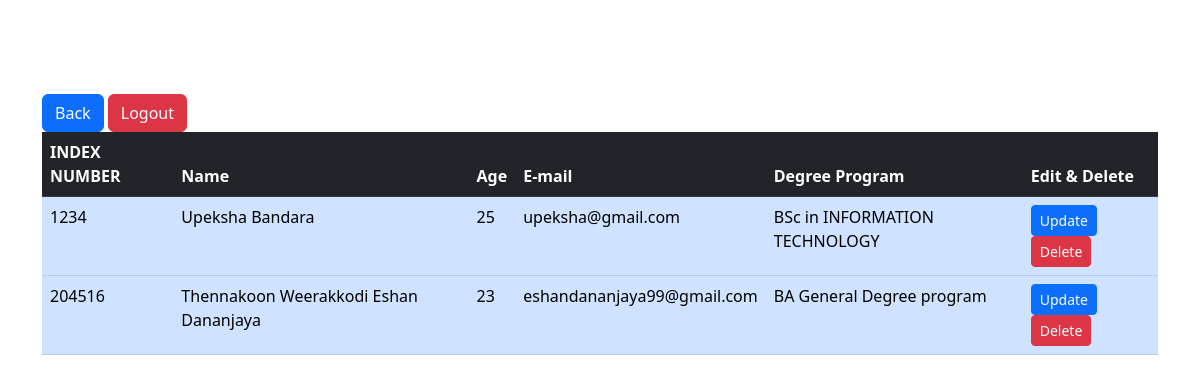
Screenshot of /stdt.php with the database file from the repository.
### tables this page shows
CREATE TABLE `student_tb` (
  `stid` int(11) NOT NULL,
  `name` varchar(255) DEFAULT NULL,
  `age` int(11) DEFAULT NULL,
  `email` varchar(255) DEFAULT NULL,
  `dgname` varchar(255) DEFAULT NULL
);

### stdt.php (the view, shortened to what this page needs)
<!DOCTYPE html>
<html lang="en">
<head>
    <link rel="stylesheet" href="style1.css">
    <link rel="stylesheet" href="css\bootstrap\css\bootstrap.min.css">
    <link rel="stylesheet" href="https://cdnjs.cloudflare.com/ajax/libs/font-awesome/5.15.3/css/all.min.css">
    <link href="https://cdn.jsdelivr.net/npm/bootstrap@5.3.0-alpha3/dist/css/bootstrap.min.css" rel="stylesheet">
</head>
<body style="background: url(img/11.jpg); background-size: cover; ">
<div class="container my-5">
    <h2 style ="color:white;">Student Details</h2>
    <a href="stdt1.php" class="btn btn-primary">
  <i class="bi bi-house-door-fill"></i>Back</a>
    <a href="index.php" class="btn btn-danger">
  <i class="bi bi-house-door-fill"></i>Logout
</a>
    <br>
    <table class="table">
        <thead class="table-dark">
            <tr>
                <th>INDEX NUMBER</th>
                <th>Name</th>
                <th>Age</th>
                <th>E-mail</th>
                <th>Degree Program</th>
                <th>Edit & Delete</th>
            </tr>
        </thead>
        <tbody>
            <?php
            $db_conn = connection();
            $query = "SELECT * FROM student_tb";
            $result = mysqli_query($db_conn, $query);
            while ($row = $result->fetch_assoc()) {
                echo "
                    <tr  class='table-primary'>
                        <td>{$row['stid']}</td>
                        <td>{$row['name']}</td>
                        <td>{$row['age']}</td>
                        <td>{$row['email']}</td>
                        <td>{$row['dgname']}</td>
                        <td>
                            <a class='btn btn-primary btn-sm' href='Update.php?stid={$row['stid']}'>Update</a>
                            <a class='btn btn-danger btn-sm' href='stdtdelete.php?stid={$row['stid']}'>Delete</a>
                        </td>
                    </tr>";
            }
            ?>
        </tbody>
    </table>
</div>
</body>
</html>

### style1.css (style rules this page uses)
* { margin:0; padding:0; }
body { margin:0; font-family: Arial, "Helvetica Neue", Helvetica, sans-serif; font-size:17px; color:#fffdffe9; line-height:1.6; }

### rows the page displays
student_tb: stid "1234", name "Upeksha Bandara", age "25", email "upeksha@gmail.com", dgname "BSc in INFORMATION TECHNOLOGY"
student_tb: stid "204516", name "Thennakoon Weerakkodi Eshan Dananjaya", age "23", email "eshandananjaya99@gmail.com", dgname "BA General Degree program"
